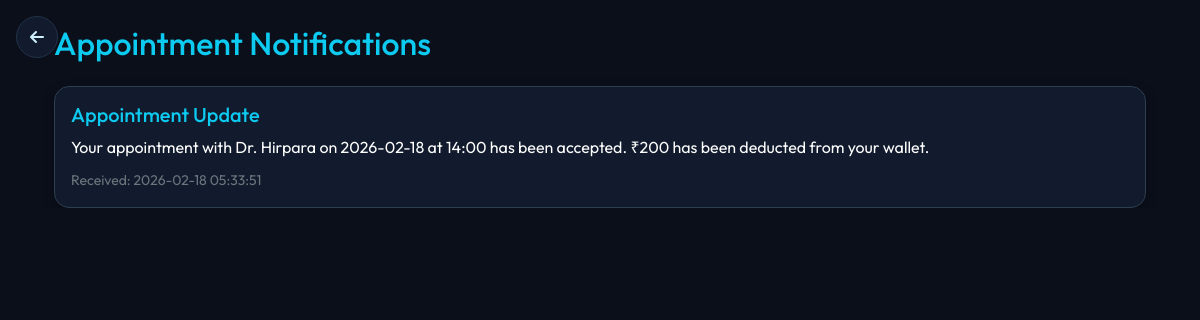
The app's page /notifications (signed in) with its own data.
### tables this page shows
CREATE TABLE notifications (
            id INTEGER PRIMARY KEY AUTOINCREMENT,
            user_id INTEGER,
            message TEXT,
            type TEXT,
            read INTEGER DEFAULT 0,
            created_at DATETIME DEFAULT CURRENT_TIMESTAMP, appointment_id INTEGER REFERENCES appointments(id),
            FOREIGN KEY (user_id) REFERENCES users (id)
        );

### app.py (the view)
@app.route("/notifications")
def view_notifications():
    if "user_id" not in session:
        return redirect("/login")
    conn = get_db()
    conn.execute("""
        UPDATE notifications
        SET read=1
        WHERE user_id=? AND read=0
    """, (session["user_id"],))
    notifications = conn.execute("""
        SELECT * FROM notifications
        WHERE user_id=?
          AND type!='login_alert'
          AND type!='aqi_alert'
        ORDER BY created_at DESC
    """, (session["user_id"],)).fetchall()
    conn.commit()
    conn.close()
    notification_stack = []
    for notification in notifications:
        notification_stack.append(notification)
    return render_template("notifications.html", notifications=notification_stack)

### app.py (called while the page is built)
def get_db():
    db_manager = DatabaseManager()
    return db_manager.get_connection()

    def get_connection(self):
        conn = sqlite3.connect(self.db_path)
        conn.row_factory = sqlite3.Row
        return conn

### templates/notifications.html (shortened to what this page needs)
{% extends "base.html" %}
{% block content %}
<div class="position-fixed top-0 start-0 p-3" style="z-index:1050;">
  <button class="btn prev-btn" onclick="window.history.back()" aria-label="Previous">
    <i class="fa-solid fa-arrow-left"></i>
  </button>
</div>
<div class="container mt-4">
  <h2 class="text-info mb-4">Appointment Notifications</h2>
  {% if notifications %}
    <div class="row g-3">
      {% for notification in notifications %}
      <div class="col-md-12">
        <div class="card notification-card p-3">
          {% if session.get('role') == 'doctor' and notification.type == 'appointment_request' %}
          <div class="d-flex justify-content-between align-items-start">
            <div class="flex-grow-1">
              <h5 class="text-info mb-2">New Appointment Request</h5>
              <p class="text-white mb-2">{{ notification.message }}</p>
              <small class="text-secondary">
                Received: {{ notification.created_at }}
              </small>
            </div>
            <div class="d-flex gap-2">
              <button type="button" class="btn btn-success btn-sm accept-btn" data-appointment-id="{{ notification.appointment_id }}">
                <i class="fa-solid fa-check"></i> Accept
              </button>
              <button type="button" class="btn btn-danger btn-sm reject-btn" data-appointment-id="{{ notification.appointment_id }}">
                <i class="fa-solid fa-times"></i> Reject
              </button>
            </div>
          </div>
          {% else %}
          <div>
            <h5 class="text-info mb-2">Appointment Update</h5>
            <p class="text-white mb-2">{{ notification.message }}</p>
            <small class="text-secondary">
              Received: {{ notification.created_at }}
            </small>
          </div>
          {% endif %}
        </div>
      </div>
      {% endfor %}
    </div>
  {% endif %}
</div>
{% endblock %}

### static/css/style.css (style rules this page uses)
body { font-family:'Outfit',sans-serif; background:#0b0f1a; color:#fff; }
.card { background:#121b2d; border-radius:20px; box-shadow:0 15px 30px rgba(0,0,0,0.5); }
@media (min-width: 1200px) { .container { max-width: 1140px; } }
@media (min-width: 1200px) { .card { border-radius: 20px; padding: 35px; } }

### templates/base.html (style rules this page uses)
:root { --bg-main: #0b0f1a; --bg-card: #121b2d; --border-soft: #22324a; --text-muted: #9fb3cc; --accent: #4dd0e1; }
* { box-sizing: border-box; }
html, body { max-width: 100%; overflow-x: hidden; }
body { background: #0b0f1a; font-family: 'Outfit', sans-serif; color: #fff; }
.container, .container-fluid { width: 100%; }

### templates/notifications.html (style rules this page uses)
.notification-card { background:#121b2d; border-radius:15px; box-shadow: 0 4px 12px rgba(0,0,0,0.3); border: 1px solid #2c3e50; }
.prev-btn { width:42px; height:42px; border-radius:50%; background:#121b2d; border:1px solid #22324a; color:#cfefff; display:flex; align-items:center; justify-content:center; transition:all .25s ease; }

### records on screen
notifications: message "Your appointment with Dr. Hirpara on 2026-02-18 at 14:00 has been accepted. ₹200 has been deducted from your wallet.", created_at "2026-02-18 05:33:51"
